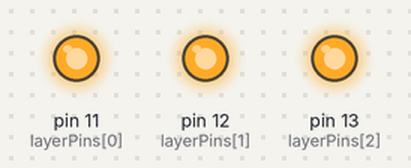
This sketch was run on a simulated Arduino Uno, built with avr-gcc and run on an emulated ATmega328P. On the bench: output pins drawn as LEDs (lit = HIGH). Pins used as bus, display or sensor lines are not drawn.

Above: at 0.5 s.
At 1.85 s:
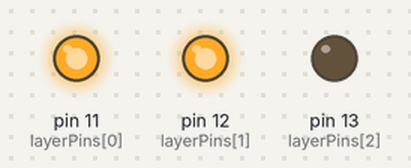
At 3.65 s:
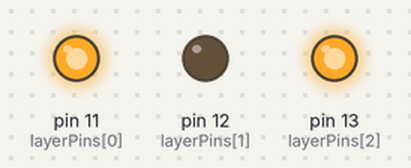
At 5.45 s:
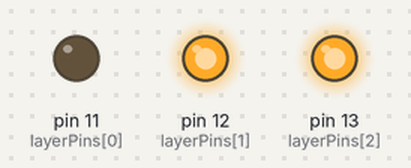
Timing chart, 0 to 6.2 s (numbered marks = the images above):
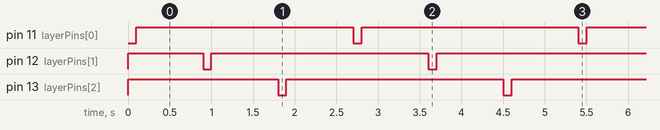

The sketch:

ledcube3x3x3_animasi.ino
```cpp
// Array pin untuk kolom (9 kolom, LED anoda)
int colPins[9] = {
  2, 3, 4,   // Baris 0 (belakang)
  5, 6, 7,   // Baris 1 (tengah)
  8, 9, 10   // Baris 2 (depan)
};

// Array pin untuk layer (katoda, lewat transistor NPN)
int layerPins[3] = {
  11, 12, 13 // Layer bawah, tengah, atas
};

void setup() {
  // Set semua kolom sebagai output
  for (int i = 0; i < 9; i++) {
    pinMode(colPins[i], OUTPUT);
    digitalWrite(colPins[i], LOW); // default: mati
  }

  // Set semua layer sebagai output
  for (int i = 0; i < 3; i++) {
    pinMode(layerPins[i], OUTPUT);
    digitalWrite(layerPins[i], HIGH); // HIGH = transistor off
  }
}

void loop() {
  // -------------------------
  // Layer 0: Bawah
  digitalWrite(layerPins[0], LOW); // aktifkan layer 0

  digitalWrite(colPins[0], HIGH); delay(100); turnOffAll();
  digitalWrite(colPins[1], HIGH); delay(100); turnOffAll();
  digitalWrite(colPins[2], HIGH); delay(100); turnOffAll();
  digitalWrite(colPins[3], HIGH); delay(100); turnOffAll();
  digitalWrite(colPins[4], HIGH); delay(100); turnOffAll();
  digitalWrite(colPins[5], HIGH); delay(100); turnOffAll();
  digitalWrite(colPins[6], HIGH); delay(100); turnOffAll();
  digitalWrite(colPins[7], HIGH); delay(100); turnOffAll();
  digitalWrite(colPins[8], HIGH); delay(100); turnOffAll();

  digitalWrite(layerPins[0], HIGH); // matikan layer

  // -------------------------
  // Layer 1: Tengah
  digitalWrite(layerPins[1], LOW); // aktifkan layer 1

  digitalWrite(colPins[0], HIGH); delay(100); turnOffAll();
  digitalWrite(colPins[1], HIGH); delay(100); turnOffAll();
  digitalWrite(colPins[2], HIGH); delay(100); turnOffAll();
  digitalWrite(colPins[3], HIGH); delay(100); turnOffAll();
  digitalWrite(colPins[4], HIGH); delay(100); turnOffAll();
  digitalWrite(colPins[5], HIGH); delay(100); turnOffAll();
  digitalWrite(colPins[6], HIGH); delay(100); turnOffAll();
  digitalWrite(colPins[7], HIGH); delay(100); turnOffAll();
  digitalWrite(colPins[8], HIGH); delay(100); turnOffAll();

  digitalWrite(layerPins[1], HIGH); // matikan layer

  // -------------------------
  // Layer 2: Atas
  digitalWrite(layerPins[2], LOW); // aktifkan layer 2

  digitalWrite(colPins[0], HIGH); delay(100); turnOffAll();
  digitalWrite(colPins[1], HIGH); delay(100); turnOffAll();
  digitalWrite(colPins[2], HIGH); delay(100); turnOffAll();
  digitalWrite(colPins[3], HIGH); delay(100); turnOffAll();
  digitalWrite(colPins[4], HIGH); delay(100); turnOffAll();
  digitalWrite(colPins[5], HIGH); delay(100); turnOffAll();
  digitalWrite(colPins[6], HIGH); delay(100); turnOffAll();
  digitalWrite(colPins[7], HIGH); delay(100); turnOffAll();
  digitalWrite(colPins[8], HIGH); delay(100); turnOffAll();

  digitalWrite(layerPins[2], HIGH); // matikan layer
}

// -------------------------
// Fungsi untuk mematikan semua LED
void turnOffAll() {
  // Matikan semua kolom
  for (int i = 0; i < 9; i++) {
    digitalWrite(colPins[i], LOW);
  }

  // Matikan semua layer (transistor NPN = OFF)
  for (int i = 0; i < 3; i++) {
    digitalWrite(layerPins[i], HIGH); // HIGH = transistor OFF
  }
}
```

Measured:
- by itself, pin 11 (layerPins[0]), pin 12 (layerPins[1]), pin 13 (layerPins[2]): alternates HIGH for 2.6 s and LOW for 0.10 s
- by itself, everything shown: repeats every 2.7 s, in 6 steps
